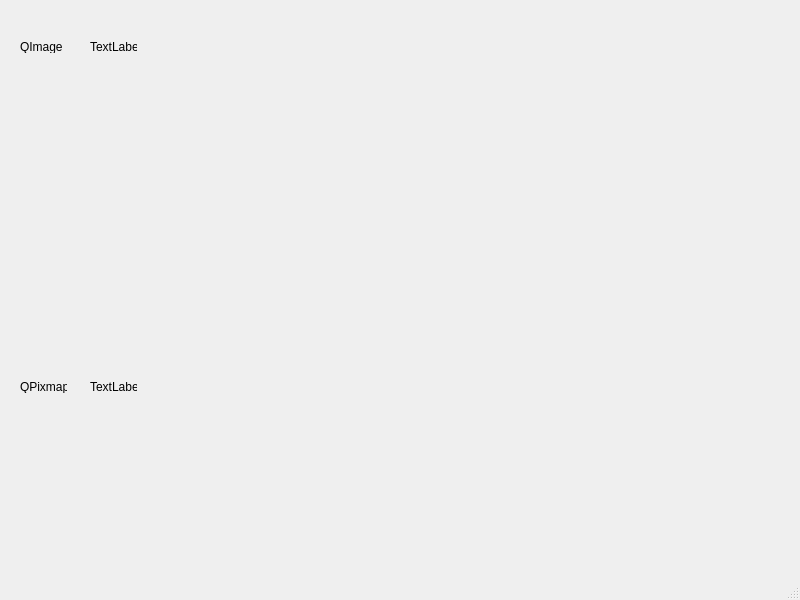
<?xml version="1.0" encoding="UTF-8"?>
<ui version="4.0">
 <class>MainWindow</class>
 <widget class="QMainWindow" name="MainWindow">
  <property name="geometry">
   <rect>
    <x>0</x>
    <y>0</y>
    <width>800</width>
    <height>600</height>
   </rect>
  </property>
  <property name="windowTitle">
   <string>MainWindow</string>
  </property>
  <widget class="QWidget" name="centralwidget">
   <widget class="QLabel" name="label">
    <property name="geometry">
     <rect>
      <x>90</x>
      <y>40</y>
      <width>47</width>
      <height>13</height>
     </rect>
    </property>
    <property name="text">
     <string>TextLabel</string>
    </property>
   </widget>
   <widget class="QLabel" name="label_2">
    <property name="geometry">
     <rect>
      <x>90</x>
      <y>380</y>
      <width>47</width>
      <height>13</height>
     </rect>
    </property>
    <property name="text">
     <string>TextLabel</string>
    </property>
   </widget>
   <widget class="QLabel" name="label_3">
    <property name="geometry">
     <rect>
      <x>20</x>
      <y>40</y>
      <width>47</width>
      <height>13</height>
     </rect>
    </property>
    <property name="text">
     <string>QImage</string>
    </property>
   </widget>
   <widget class="QLabel" name="label_4">
    <property name="geometry">
     <rect>
      <x>20</x>
      <y>380</y>
      <width>47</width>
      <height>13</height>
     </rect>
    </property>
    <property name="text">
     <string>QPixmap</string>
    </property>
   </widget>
  </widget>
  <widget class="QMenuBar" name="menubar">
   <property name="geometry">
    <rect>
     <x>0</x>
     <y>0</y>
     <width>800</width>
     <height>21</height>
    </rect>
   </property>
  </widget>
  <widget class="QStatusBar" name="statusbar"/>
 </widget>
 <resources/>
 <connections/>
</ui>
